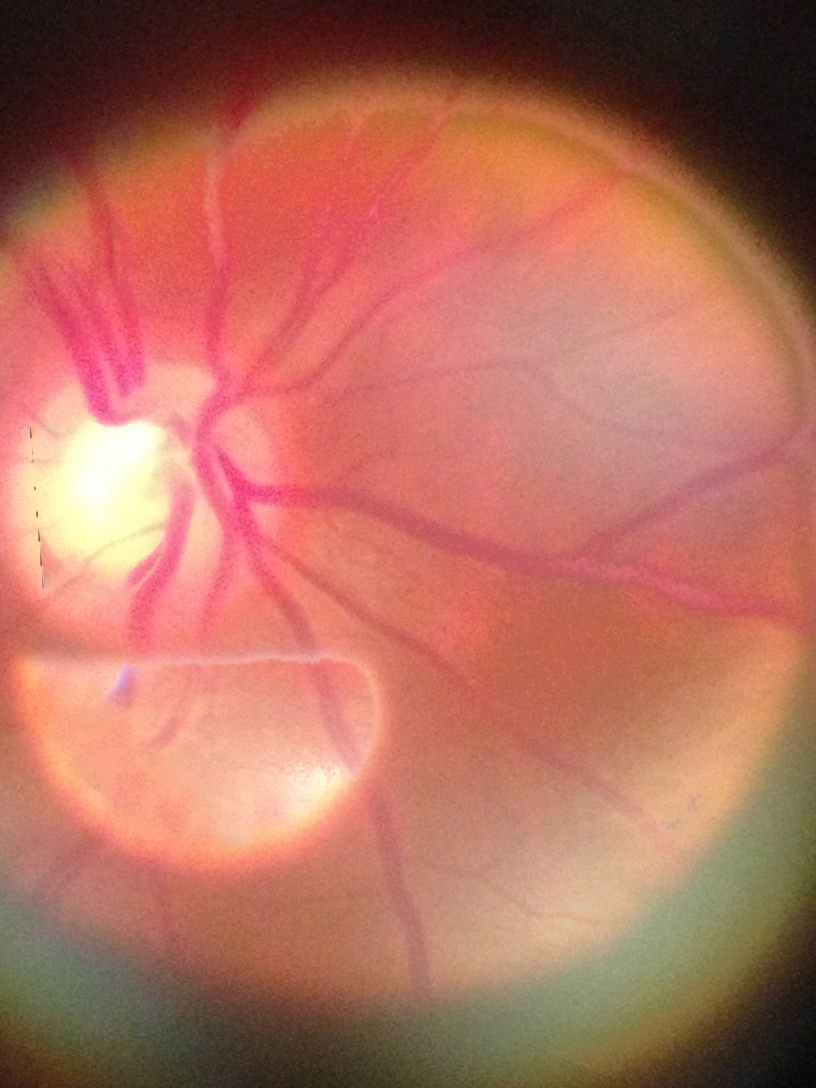
#> input picture tests/_restored_im1_1_1.jpg, 2448 x 3264 px, given in place of box.png, which was not available (shown at 1/3 size); the run also reads 1 picture not shown here
$ python find_obj.py ../_restored_im1_1_1.jpg   (Python 2 division)   (older library calls are emulated)
#> lines starting #> are read from the running program, lines starting #| are printed output that depends on the picture; pictures that were not available may be replaced by others from this repository, and a replacement may not be noted
#!/usr/bin/env python

'''
Feature-based image matching sample.

USAGE
  find_obj.py [--feature=<sift|surf|orb>[-flann]] [ <image1> <image2> ]

  --feature  - Feature to use. Can be sift, surf of orb. Append '-flann' to feature name
                to use Flann-based matcher instead bruteforce.

  Press left mouse button on a feature point to see its matching point.
'''
from __future__ import print_function

from builtins import zip
import cv2
import numpy as np

from tests.deprecated.common import anorm

FLANN_INDEX_KDTREE = 1  # bug: flann enums are missing
FLANN_INDEX_LSH    = 6


def init_feature(name):
    """
    This function takes parameters from a command to initialize a detector and matcher
    :param name: "<sift|surf|orb>[-flann]" (str) Ex: "sift-flann"
    :return: detector, matcher
    """
    chunks = name.split('-')
    if chunks[0] == 'sift':
        detector = cv2.SIFT()  # Scale-invariant feature transform
        norm = cv2.NORM_L2  # distance measurement to be used
    elif chunks[0] == 'surf':
        detector = cv2.SURF(800)  # Hessian Threshold to 800
        norm = cv2.NORM_L2  # distance measurement to be used
    elif chunks[0] == 'orb':
        detector = cv2.ORB(400)  # binary string based descriptors
        norm = cv2.NORM_HAMMING  # Hamming distance
    else:
        return None, None
    if 'flann' in chunks:  # FLANN based Matcher
        if norm == cv2.NORM_L2:  # for SIFT ans SURF
            flann_params = dict(algorithm = FLANN_INDEX_KDTREE, trees = 5)
        else:  # for ORB
            flann_params= dict(algorithm = FLANN_INDEX_LSH,
                               table_number = 6, # 12
                               key_size = 12,     # 20
                               multi_probe_level = 1) #2
        matcher = cv2.FlannBasedMatcher(flann_params, {})  # bug : need to pass empty dict (#1329)
    else:  # brute force matcher
        matcher = cv2.BFMatcher(norm)
    return detector, matcher


def filter_matches(kp1, kp2, matches, ratio = 0.75):
    """
    This function applies a ratio test
    :param kp1: raw keypoint 1
    :param kp2: raw keypoint 2
    :param matches: raw matches
    :param ratio: filtering ratio
    :return: filtered keypoint 1, filtered keypoint 2, keypoint pairs
    """
    mkp1, mkp2 = [], []
    for m in matches:
        if len(m) == 2 and m[0].distance < m[1].distance * ratio:
            m = m[0]
            mkp1.append( kp1[m.queryIdx] )  # keypoint with Index of the descriptor in query descriptors
            mkp2.append( kp2[m.trainIdx] )  # keypoint with Index of the descriptor in train descriptors
    p1 = np.float32([kp.pt for kp in mkp1])
    p2 = np.float32([kp.pt for kp in mkp2])
    kp_pairs = list(zip(mkp1, mkp2))
    return p1, p2, kp_pairs

def explore_match(win, img1, img2, kp_pairs, status = None, H = None):
    """
    This function draws a set of keypoint pairs obtained on a match method of a descriptor
    on two images imgf and imgb
    :param win: window's name (str)
    :param img1: image1 (numpy array)
    :param img2: image2 (numpy array)
    :param kp_pairs: zip(keypoint1, keypoint2)
    :param status: obtained from cv2.findHomography
    :param H: obtained from cv2.findHomography (default=None)
    :return: vis (image with matching result) (default=None)
    """
    # colors to use
    green = (0, 255, 0)
    red = (0, 0, 255)
    white = (255, 255, 255)
    kp_color = (51, 103, 236)

    h1, w1 = img1.shape[:2]  # obtaining image1 dimensions
    h2, w2 = img2.shape[:2]  # obtaining image2 dimensions
    # imgf and imgb will be visualized horizontally (left-right)
    vis = np.zeros((max(h1, h2), w1+w2), np.uint8)  # making visualization image
    vis[:h1, :w1] = img1  # imgf at the left of vis
    vis[:h2, w1:w1+w2] = img2  # imgf at the right of vis
    vis = cv2.cvtColor(vis, cv2.COLOR_GRAY2BGR)  # changing color attribute to background image

    if H is not None:  # enclosing object
        corners = np.float32([[0, 0], [w1, 0], [w1, h1], [0, h1]])
        corners = np.int32( cv2.perspectiveTransform(corners.reshape(1, -1, 2), H).reshape(-1, 2) + (w1, 0) )
        cv2.polylines(vis, [corners], True, white)

    if status is None:
        status = np.ones(len(kp_pairs), np.bool_)  # making sure every pair of keypoints is graphed
    p1 = np.int32([kpp[0].pt for kpp in kp_pairs])  # pair of coordinates for imgf
    p2 = np.int32([kpp[1].pt for kpp in kp_pairs]) + (w1, 0) # pair of coordinates for imgb

    for (x1, y1), (x2, y2), inlier in zip(p1, p2, status):
        if inlier:  # drawing circles (good keypoints)
            col = green
            cv2.circle(vis, (x1, y1), 2, col, -1)  # for left keypoint (imgf)
            cv2.circle(vis, (x2, y2), 2, col, -1)  # for right keypoint (imgf)
        else:  # drawing x marks (wrong keypoints)
            col = red
            r = 2
            thickness = 3
            # for left keypoint (imgf)
            cv2.line(vis, (x1-r, y1-r), (x1+r, y1+r), col, thickness)
            cv2.line(vis, (x1-r, y1+r), (x1+r, y1-r), col, thickness)
            # for right keypoint (imgf)
            cv2.line(vis, (x2-r, y2-r), (x2+r, y2+r), col, thickness)
            cv2.line(vis, (x2-r, y2+r), (x2+r, y2-r), col, thickness)
    vis0 = vis.copy()  # saving state of the visualization for onmouse event
    # drawing lines for non-onmouse event
    for (x1, y1), (x2, y2), inlier in zip(p1, p2, status):
        if inlier:
            cv2.line(vis, (x1, y1), (x2, y2), green)

    cv2.namedWindow(win,cv2.WINDOW_NORMAL) # Can be resized
    cv2.imshow(win, vis)  # show static image as visualization for non-onmouse event
    def onmouse(event, x, y, flags, param):
        cur_vis = vis  # actual visualization
        if flags & cv2.EVENT_FLAG_LBUTTON:  # if onmouse
            cur_vis = vis0.copy()
            r = 8  # proximity to keypoint
            m = (anorm(p1 - (x, y)) < r) | (anorm(p2 - (x, y)) < r)
            idxs = np.where(m)[0]  # get indexes near pointer
            kp1s, kp2s = [], []
            for i in idxs:  # for all keypints near pointer
                 (x1, y1), (x2, y2) = p1[i], p2[i]  # my keypoint
                 col = (red, green)[status[i]]  # choosing False=red,True=green
                 cv2.line(cur_vis, (x1, y1), (x2, y2), col)  # drawing line
                 # keypoints to show on event
                 kp1, kp2 = kp_pairs[i]
                 kp1s.append(kp1)
                 kp2s.append(kp2)
            # drawing keypoints near pointer for imgf and imgb
            cur_vis = cv2.drawKeypoints(cur_vis, kp1s, flags=4, color=kp_color)
            cur_vis[:,w1:] = cv2.drawKeypoints(cur_vis[:,w1:], kp2s, flags=4, color=kp_color)

        cv2.imshow(win, cur_vis)  # show visualization
    cv2.setMouseCallback(win, onmouse)
    return vis

if __name__ == '__main__':
    print(__doc__)

    import sys, getopt
    opts, args = getopt.getopt(sys.argv[1:], '', ['feature='])
    opts = dict(opts)
    feature_name = opts.get('--feature', 'sift')
    try: fn1, fn2 = args
    except:
        fn1 = '../c/box.png'
        fn2 = '../c/box_in_scene.png'

    img1 = cv2.imread(fn1, 0)
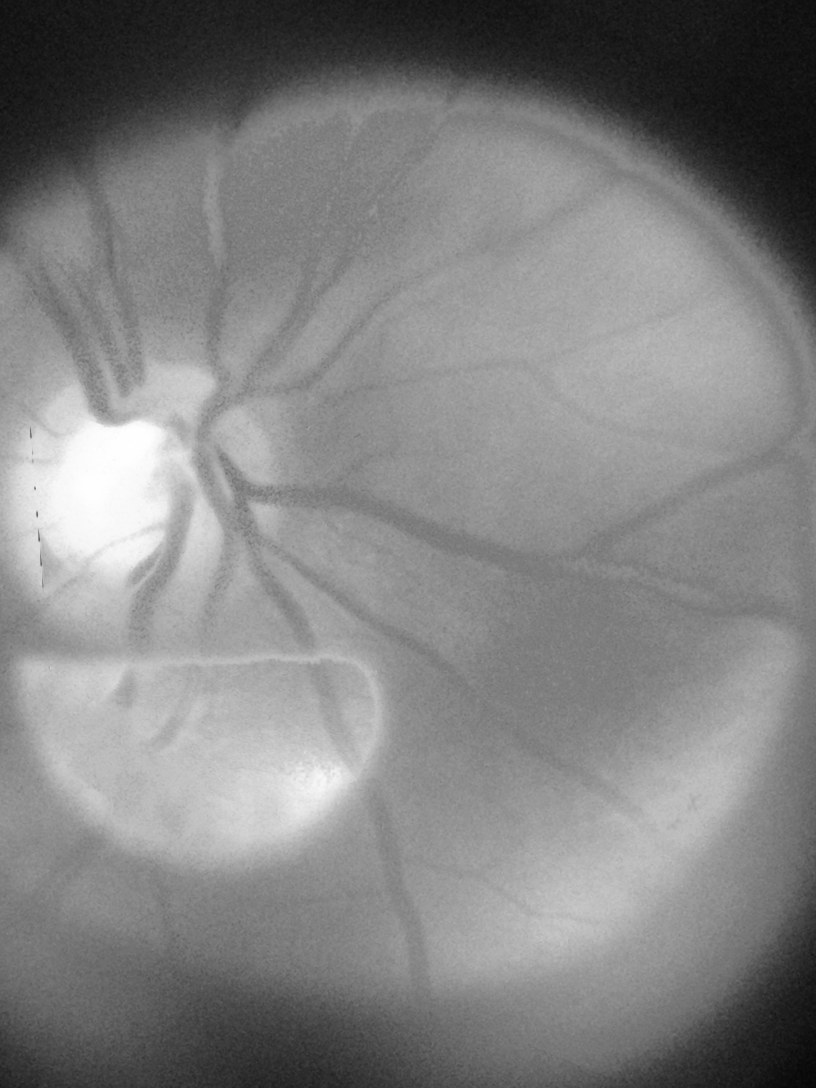
#> img1: shape (3264, 2448) (shown at 1/3 size); min 5, max 255, mean 130.3
    img2 = cv2.imread(fn2, 0)
    detector, matcher = init_feature(feature_name)
    if detector != None:
        print('using', feature_name)
    else:
        print('unknown feature:', feature_name)
        sys.exit(1)


    kp1, desc1 = detector.detectAndCompute(img1, None)
#> kp1 = 52 keypoints; strongest (x, y, size): (105, 1465, 3.3), (117, 1618, 3.7), (123, 1692, 3.3), (323, 1458, 325.8)
    kp2, desc2 = detector.detectAndCompute(img2, None)
#> kp2 has the same summary as kp1
    print('imgf - %d features, imgb - %d features' % (len(kp1), len(kp2)))
#| imgf - 52 features, imgb - 52 features

    def match_and_draw(win):
        print('matching...')
        raw_matches = matcher.knnMatch(desc1, trainDescriptors = desc2, k = 2) #2
        p1, p2, kp_pairs = filter_matches(kp1, kp2, raw_matches)
        if len(p1) >= 4:
            H, status = cv2.findHomography(p1, p2, cv2.RANSAC, 5.0)
            print('%d / %d  inliers/matched' % (np.sum(status), len(status)))
        else:
            H, status = None, None
            print('%d matches found, not enough for homography estimation' % len(p1))

        vis = explore_match(win, img1, img2, kp_pairs, status, H)

    match_and_draw('find_obj')
#> in match_and_draw, `raw_matches = matcher.knnMatch(desc1, trainDescriptors = desc2, k = 2)`: raw_matches = 52 matches
#> the loop in filter_matches, `for m in matches:` made 52 passes
#> after the loop in filter_matches, `for m in matches:`: mkp1 has the same summary as kp1 outside filter_matches; mkp2 has the same summary as kp1 outside filter_matches
#> in filter_matches, `p1 = np.float32([kp.pt for kp in mkp1])`: p1 = 52 pairs, first value 98.28 to 1933.1, second value 545.1 to 2680.9
#> in filter_matches, `p2 = np.float32([kp.pt for kp in mkp2])`: p2 has the same summary as p1
#> in filter_matches, `kp_pairs = list(zip(mkp1, mkp2))`: kp_pairs = 52 items
#> in match_and_draw, `p1, p2, kp_pairs = filter_matches(kp1, kp2, raw_matches)`: p2 has the same summary as p1 in filter_matches
#> in match_and_draw, `H, status = cv2.findHomography(p1, p2, cv2.RANSAC, 5.0)`: H = [[1, -1.41e-16, 1.54e-13], [1.5e-15, 1, 1.37e-12], [7.47e-19, -6.2e-19, 1]]; status = 52 values from 1 to 1
#| 52 / 52  inliers/matched
#> in explore_match, `vis[:h1, :w1] = img1`:
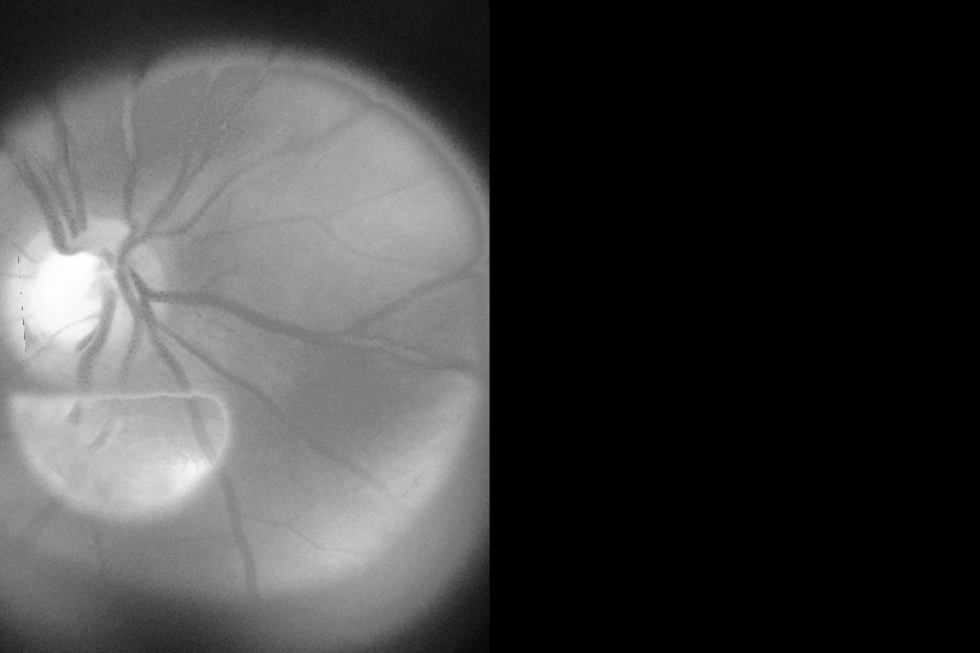
#> vis: shape (3264, 4896) (shown at 1/5 size); min 0, max 255, mean 65.1
#> in explore_match, `vis[:h2, w1:w1+w2] = img2`:
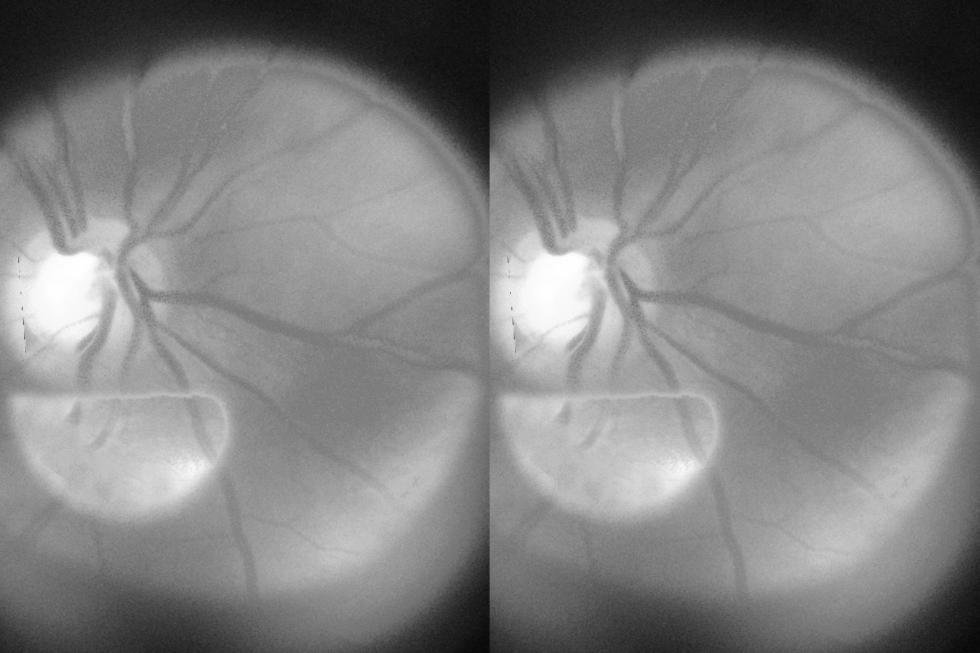
#> vis: shape (3264, 4896) (shown at 1/5 size); min 5, max 255, mean 130.3
#> in explore_match, `corners = np.int32( cv2.perspectiveTransform(corners.reshape(1, -1, 2)..`: corners = [[2448, 0], [4896, 0], [4896, 3264], [2447, 3264]]
#> in explore_match, `p1 = np.int32([kpp[0].pt for kpp in kp_pairs])`: p1 = 52 pairs, first value 98 to 1933, second value 545 to 2680
#> in explore_match, `p2 = np.int32([kpp[1].pt for kpp in kp_pairs]) + (w1, 0)`: p2 = 52 pairs, first value 2546 to 4381, second value 545 to 2680
#> the loop in explore_match, `for (x1, y1), (x2, y2), inlier in zip(p1, p2, status):` made 52 passes
#> (x1, y1, x2, y2) on passes 1 to 12: (98, 1383, 2546, 1383), (98, 1383, 2546, 1383), (102, 2017, 2550, 2017), (102, 2017, 2550, 2017), (105, 1464, 2553, 1464), (117, 1618, 2565, 1618), (123, 1692, 2571, 1692), (124, 1754, 2572, 1754), (124, 1754, 2572, 1754), (147, 2003, 2595, 2003), (182, 683, 2630, 683), (200, 2079, 2648, 2079)
#> the loop in explore_match, `for (x1, y1), (x2, y2), inlier in zip(p1, p2, status):` made 52 passes
    cv2.waitKey()
    cv2.destroyAllWindows()
